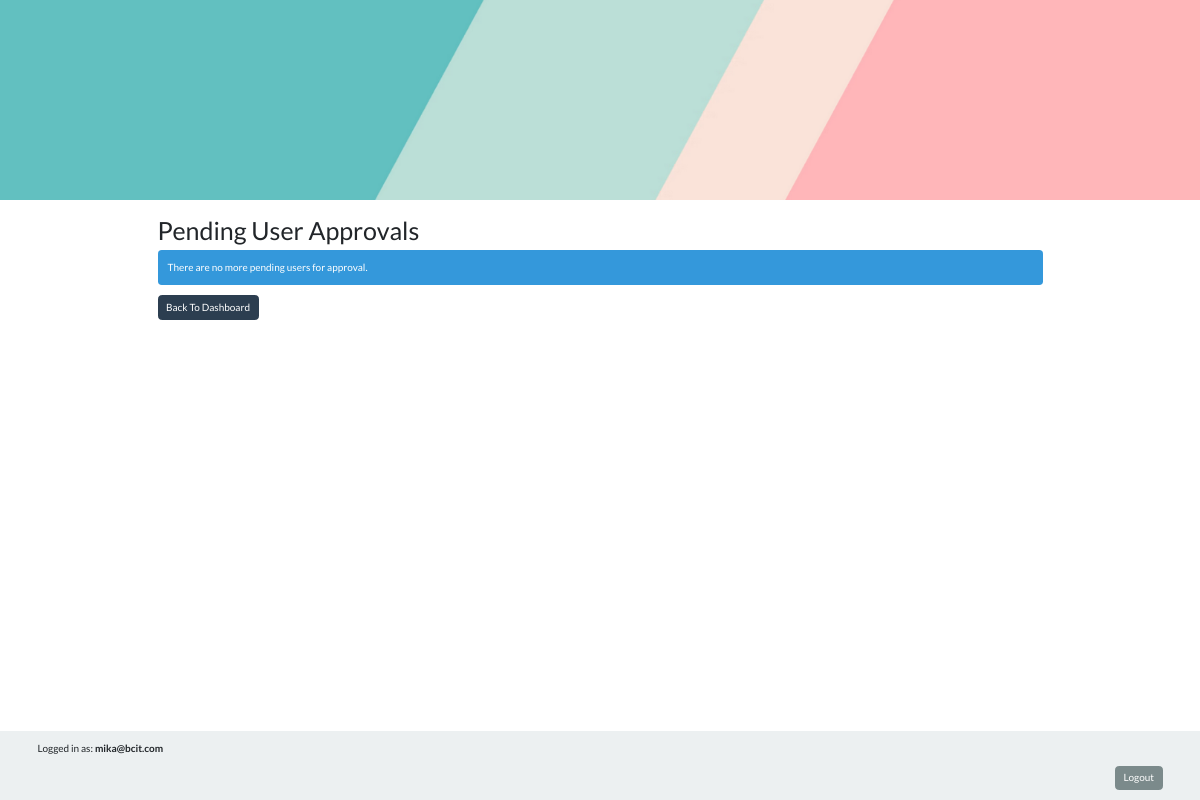
The page /actions/admin/admin_process.php (signed in) on the database as committed earlier.
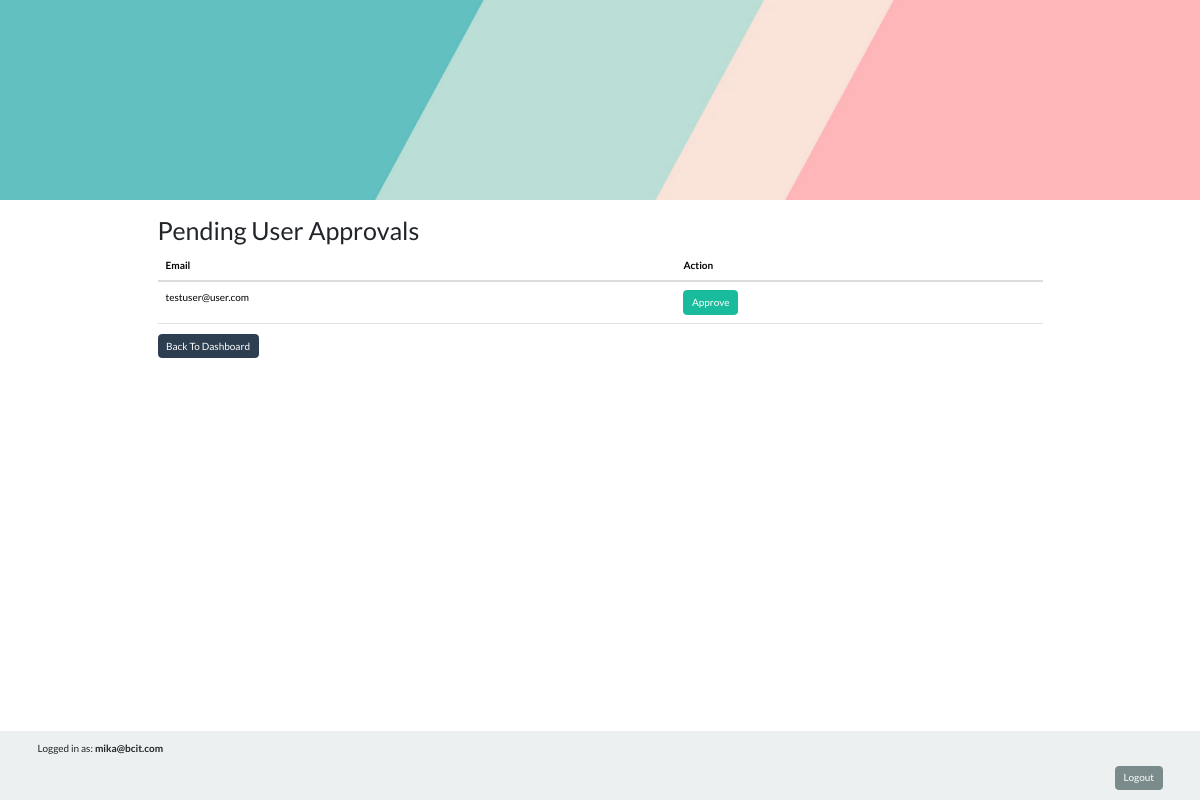
The same page on the database as committed later.
### tables this page shows
CREATE TABLE users (
                id INTEGER PRIMARY KEY AUTOINCREMENT,
                email VARCHAR(255) UNIQUE NOT NULL,
                password VARCHAR(255) NOT NULL,
                role TEXT NOT NULL DEFAULT 'user',
                is_approved BOOLEAN NOT NULL DEFAULT 0
            );

### classes/User.php (called while the page is built, shortened)
<?php
class User {
    public static function fetchAllPendingApproval() {
        $db = Database::getConnection();
        $result = $db->query('SELECT * FROM users WHERE is_approved = 0');
        $users = [];
        while ($user = $result->fetchArray(SQLITE3_ASSOC)) {
            $users[] = $user;
        }
        return $users;
    }
}

### actions/admin/admin_process.php (the view, shortened to what this page needs)
<?php
require_once($_SERVER['DOCUMENT_ROOT'] . "/inc_header.php");
$pendingUsers = User::fetchAllPendingApproval();
?>
<h2>Pending User Approvals</h2>
<?php if (!empty($pendingUsers)) : ?>
    <table class="table">
        <thead>
            <tr>
                <th>Email</th>
                <th>Action</th>
            </tr>
        </thead>
        <tbody>
            <?php foreach ($pendingUsers as $user) : ?>
                <tr>
                    <td><?= htmlspecialchars($user['email']); ?></td>
                    <td>
                        <form action="admin_process.php" method="post">
                            <button type="submit" class="btn btn-success">Approve</button>
                        </form>
                    </td>
                </tr>
            <?php endforeach; ?>
        </tbody>
    </table>
<?php else : ?>
    <div class="alert alert-info">There are no more pending users for approval.</div>
<?php endif; ?>
<a href="../../dashboard/admin_dashboard.php" class="btn btn-primary">Back To Dashboard</a>
<?php include_once($_SERVER['DOCUMENT_ROOT'] . "/inc_footer.php"); ?>

### inc_header.php (shortened to what this page needs)
<!DOCTYPE html>
<html lang="en">
<head>
  <link rel="stylesheet" href="https://maxcdn.bootstrapcdn.com/bootstrap/3.4.1/css/bootstrap.min.css">
  <link href="https://cdn.jsdelivr.net/npm/bootswatch@5/dist/flatly/bootstrap.min.css" rel="stylesheet">
</head>
<body style="padding-bottom:100px " ;>
  <div style="width: 100%; max-width: 1200px; margin: auto;">
    <?php
    if (isset($_SESSION['user_role'])) {
      $dashboardPath = ($_SESSION['user_role'] == 'admin') ? '/dashboard/admin_dashboard.php' : '/dashboard/user_dashboard.php';
    } else {
      $dashboardPath = '/';
    }
    ?>
    <a href="<?php echo $dashboardPath; ?>">
      <img src="/banner.png" alt="Banner" width=100% height="200" />
    </a>
  </div>
  <div class="container w-75">

Rows that differ between the two databases and show on the page:
added users: email "testuser@user.com"
Other text that changed with them:
text no longer shown: "There are no more pending users for approval."
text now shown: "Email Action"
